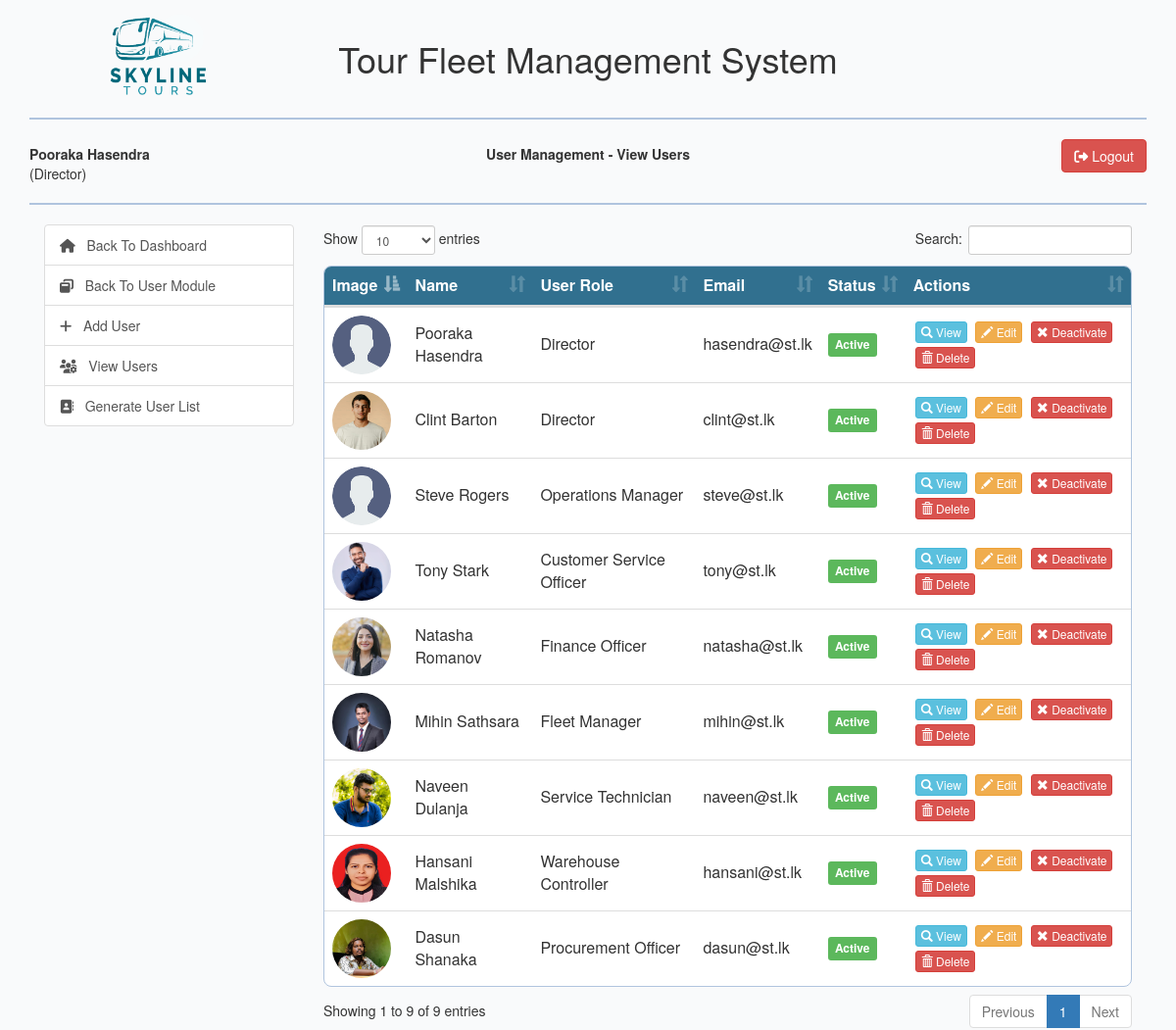
The app's page /view/view-users.php (signed in) with its own data.
### tables this page shows
CREATE TABLE `user` (
  `user_id` int(10) NOT NULL,
  `user_fname` varchar(50) NOT NULL,
  `user_lname` varchar(50) NOT NULL,
  `user_dob` date NOT NULL,
  `user_nic` varchar(12) NOT NULL,
  `user_role` int(10) NOT NULL,
  `user_image` varchar(200) NOT NULL,
  `user_email` varchar(255) NOT NULL,
  `user_status` int(10) NOT NULL DEFAULT 1 COMMENT '-1=removed, 0=deactivated, 1=active'
);

CREATE TABLE `role` (
  `role_id` int(10) NOT NULL,
  `role_name` varchar(30) NOT NULL,
  `role_status` int(10) NOT NULL DEFAULT 1
);

### model/user_model.php (called while the page is built, shortened)
<?php
class User{
    public function getAllUsers(){
        $con = $GLOBALS["con"];
        $sql="SELECT u.user_id, u.user_fname, u.user_lname, u.user_dob, u.user_nic, u.user_role, "
                . "u.user_image, u.user_email, u.user_status, r.role_name "
                . "FROM user u, role r WHERE user_status !='-1' AND u.user_role=r.role_id";
        $result = $con->query($sql) or die ($con->error);
        return $result;
    }
}

### view/view-users.php (the view, shortened to what this page needs)
<?php
include_once '../model/user_model.php';
$userObj = new User();
$userResult = $userObj->getAllUsers();
?>
<html lang="en">
<head>
    <link rel="stylesheet" type="text/css" href="../css/dataTables.bootstrap.min.css"/>
    <?php include_once "../includes/bootstrap_css_includes.php"?>
</head>
<body>
    <div class="container">
        <?php include_once "../includes/header_row_includes.php";?>
        <div class="col-md-3">
            <?php include_once "../includes/user_functions.php"; ?>
        </div>
        <div class="col-md-9">
            <div class="row">
                <div class="col-md-6 col-md-offset-3">
                </div>
            </div>
            <div class="row">
                <div class="col-md-12">
                    <table class="table" id="usertable">
                        <thead>
                            <tr>
                                <th>Image</th>
                                <th>Name</th>
                                <th>User Role</th>
                                <th>Email</th>
                                <th>Status</th>
                                <th>Actions</th>
                            </tr>
                        </thead>
                        <tbody>
                            <?php
                                while($userRow=$userResult->fetch_assoc()){
                                    $status = "Active";
                                    $statusClass = "label label-success";
                                    $img_path="../images/userimages/";
                                    if($userRow["user_image"]==""){
                                        $img_path=$img_path."user.png";
                                    }else{
                                        $img_path=$img_path.$userRow["user_image"];
                                    }
                                    $user_id = $userRow["user_id"];
                                    $user_id = base64_encode($user_id);
                            ?>
                                    <tr>
                                        <td>
                                            <img src="<?php echo $img_path;?>" style="border-radius: 50%" height="60px" width="60px"/>
                                        </td>
                                        <td><?php echo $userRow["user_fname"]." ".$userRow["user_lname"];?></td>
                                        <td><?php echo $userRow["role_name"];?></td>
                                        <td><?php echo $userRow["user_email"];?></td>
                                        <td><span class="<?php echo $statusClass;?>"><?php echo $status;?></span></td>
                                        <td>
                                            <a href="view-user.php?user_id=<?php echo $user_id;?>" class="btn btn-xs btn-info" style="margin:2px;display:<?php echo checkPermissions(56); ?>">
                                                <span class="glyphicon glyphicon-search"></span>
                                                View
                                            </a>
                                            <a href="edit-user.php?user_id=<?php echo $user_id; ?>" class="btn btn-xs btn-warning" style="margin:2px;display:<?php echo checkPermissions(57); ?>">
                                                <span class="glyphicon glyphicon-pencil"></span>
                                                Edit
                                            </a>
                                            <?php
                                            if($userRow["user_status"]==0){
                                            ?>
                                            <a href="../controller/user_controller.php?status=activate&user_id=<?php echo $user_id; ?>" class="btn btn-xs btn-success" style="margin:2px;display:<?php echo checkPermissions(53); ?>">
                                                <span class="glyphicon glyphicon-ok"></span>
                                                Activate
                                            </a>
                                            <?php
                                            }elseif ($userRow["user_status"]==1) {
                                            ?>
                                            <a href="../controller/user_controller.php?status=deactivate&user_id=<?php echo $user_id; ?>" class="btn btn-xs btn-danger" style="margin:2px;display:<?php echo checkPermissions(58); ?>">
                                                <span class="glyphicon glyphicon-remove"></span>
                                                Deactivate
                                            </a>
                                            <?php
                                            }
                                            ?>
                                            <a href="../controller/user_controller.php?status=delete&user_id=<?php echo $user_id; ?>" class="btn btn-xs btn-danger" style="margin:2px;display:<?php echo checkPermissions(60); ?>">
                                                <span class="glyphicon glyphicon-trash"></span>
                                                Delete
                                            </a>
                                        </td>
                                    </tr>
                            <?php
                                }
                            ?>
                        </tbody>
                    </table>
                </div>
            </div>
        </div>
    </div>
</body>
</html>

### css/custom.css (style rules this page uses)
body { background-color: #F9FAFB; }
.table { background-color:#ffffff; border-radius: 8px; overflow: hidden; border:1px solid lightsteelblue; }
.table thead { background-color: #31708f; color:white; }
.table tbody > tr > td { vertical-align: middle; }

### records on screen
user: user_fname "Pooraka", user_lname "Hasendra", user_role.role_name "Director", user_email "hasendra@st.lk", status "Active"
user: shows a picture, user_fname "Clint", user_lname "Barton", user_role.role_name "Director", user_email "clint@st.lk", status "Active"
user: user_fname "Steve", user_lname "Rogers", user_role.role_name "Operations Manager", user_email "steve@st.lk", status "Active"
user: shows a picture, user_fname "Tony", user_lname "Stark", user_role.role_name "Customer Service Officer", user_email "tony@st.lk", status "Active"
user: shows a picture, user_fname "Natasha", user_lname "Romanov", user_role.role_name "Finance Officer", user_email "natasha@st.lk", status "Active"
user: shows a picture, user_fname "Mihin", user_lname "Sathsara", user_role.role_name "Fleet Manager", user_email "mihin@st.lk", status "Active"
user: shows a picture, user_fname "Naveen", user_lname "Dulanja", user_role.role_name "Service Technician", user_email "naveen@st.lk", status "Active"
user: shows a picture, user_fname "Hansani", user_lname "Malshika", user_role.role_name "Warehouse Controller", user_email "hansani@st.lk", status "Active"
user: shows a picture, user_fname "Dasun", user_lname "Shanaka", user_role.role_name "Procurement Officer", user_email "dasun@st.lk", status "Active"

### other values on screen
$userSession["user_fname"]." ".$userSession["user_lname"] "Pooraka Hasendra"
$userSession["role_name"] "Director"
$pageName "User Management - View Users"
